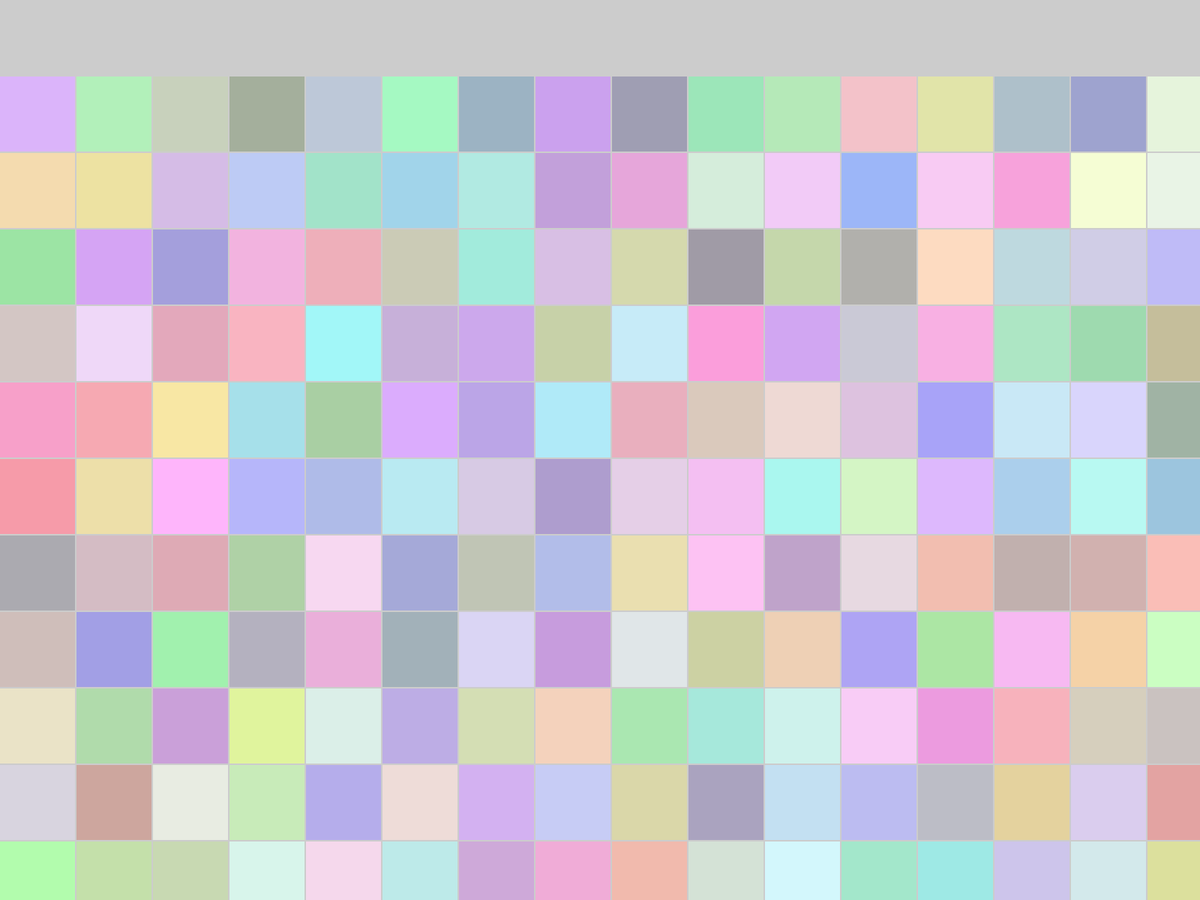
Frame 1 (no input)
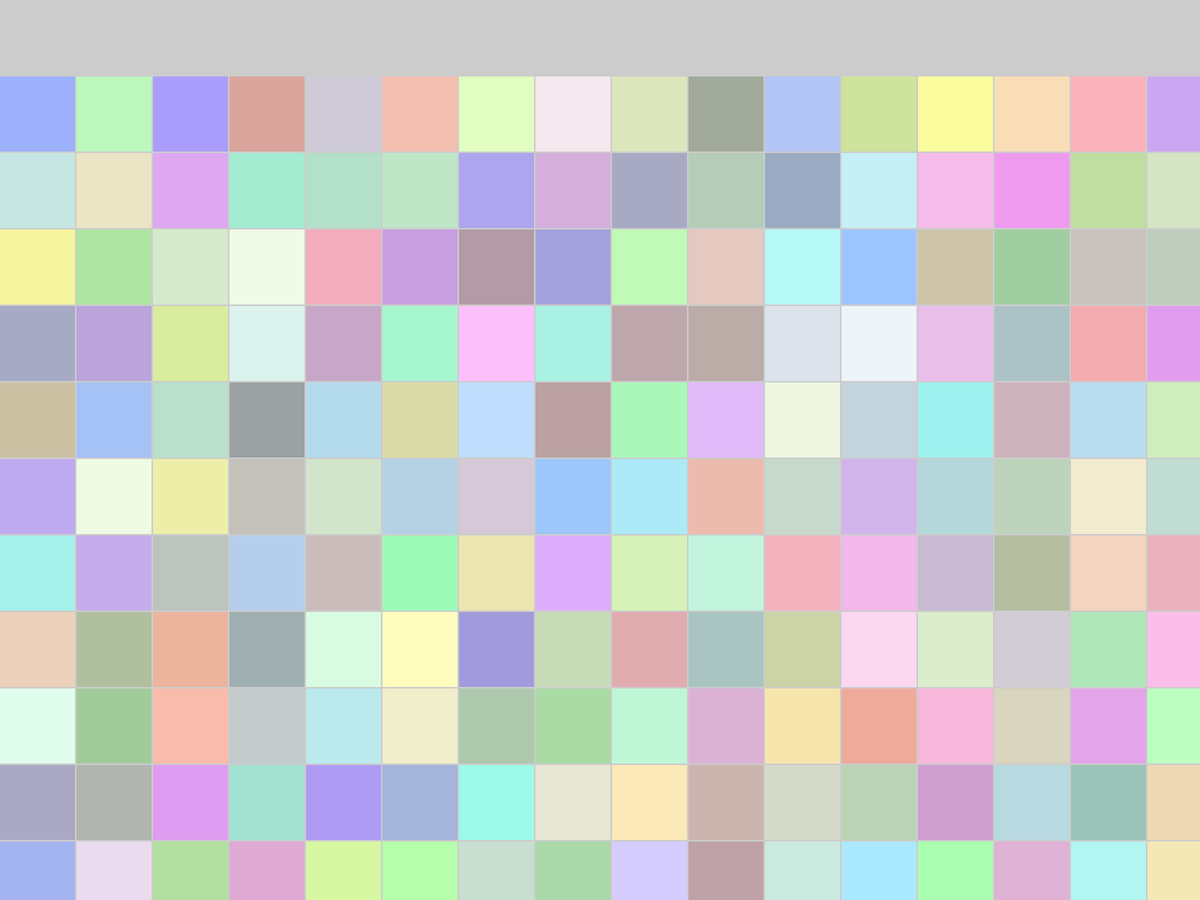
Frame 60 (the mouse pressed at the canvas centre just before this capture)
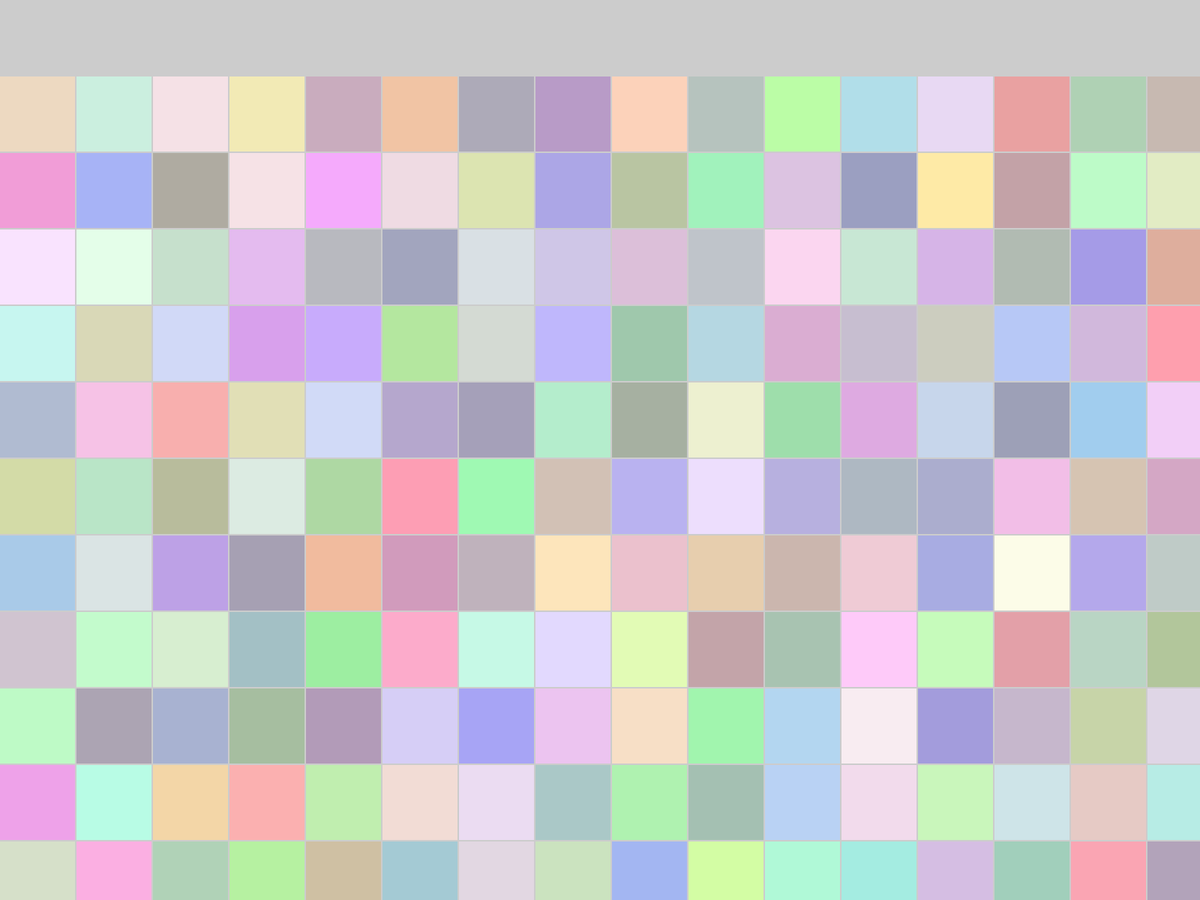
Frame 120 (the mouse held since frame 60 and released just before this capture)

The Processing sketch that drew these frames (run headless with seeded random() and noise(); from frame 60 on, the mouse is pressed at the canvas centre):

// Processing sketch: forloop
// ── forloop.pde
int Size = 100;
int Padding = 2;
int Spacing = Size + Padding;
int Column = 50;
int Amount = 1000;

int PosX[] = new int[Amount];
int PosY[] = new int[Amount];

void setup()
{
   fullScreen();
   //size(500,500);
   int x = 0;
   int y = 1;
   
   //Adjust Positions
   for(int i = 0; i < Amount ; i ++)
   {
     PosX[i] = x * Spacing;
     PosY[i] = y * Spacing;
     x++;

     if(i >= Column * y)
     {
      x = 0;
      y++; 
     }
   }
}

void draw()
{
  for(int i = 0 ; i < Amount;i++)
  {
    noStroke();
    fill(random(155,255),random(155,255),random(155,255));
    rect(PosX[i],PosY[i],Size,Size);
  }
}
